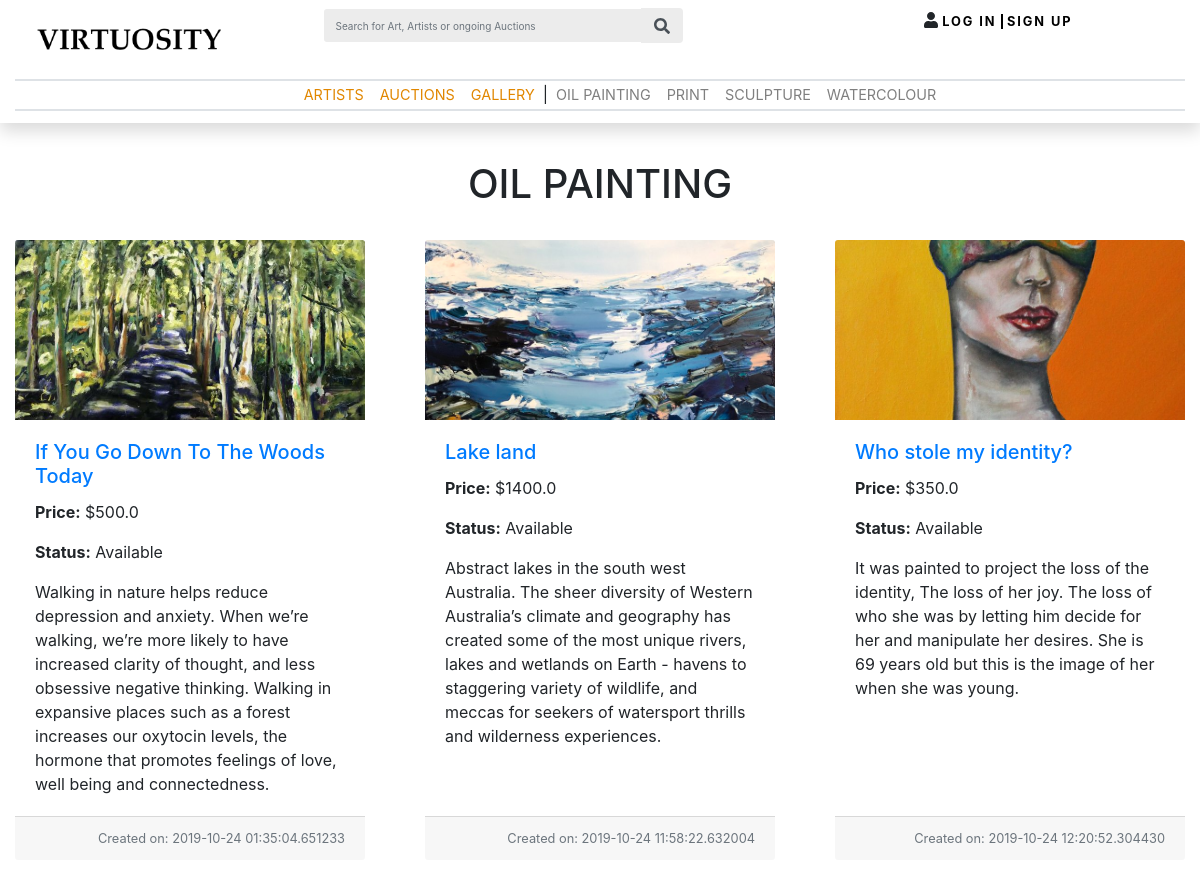
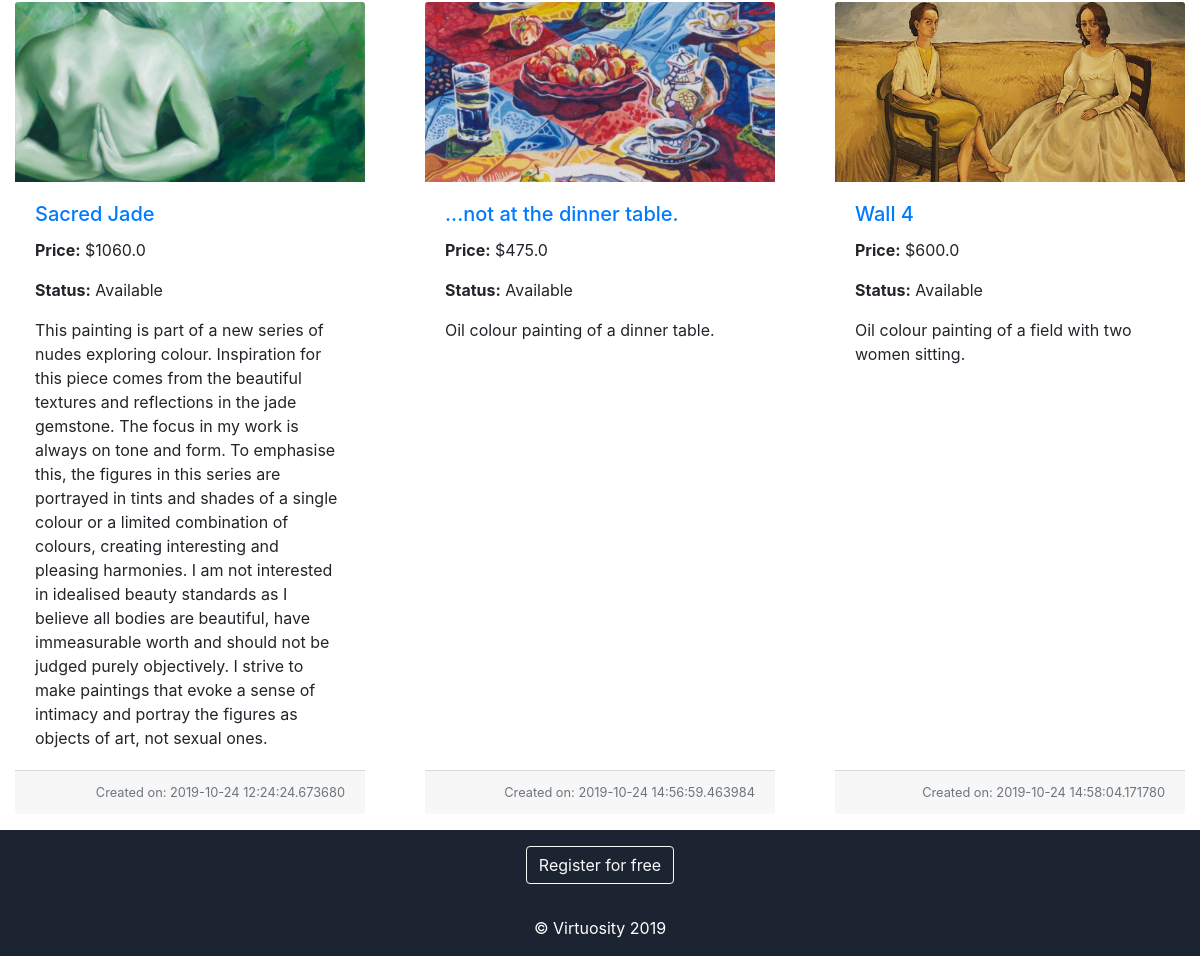
The app's page /oilpainting with its own data (2 pictures, top to bottom).
### marketplace/models.py (models this page shows)
class Artwork(db.Model, UserMixin):
    __tablename__ = 'artworks'
    id = db.Column(db.Integer, primary_key=True)
    seller_id = db.Column(db.Integer, db.ForeignKey('users.id'))
    image_address = db.Column(db.String(500), nullable = False)
    create_date = db.Column(db.DateTime, nullable = False)
    name = db.Column(db.String(1000), nullable = False)
    category = db.Column(db.String(300), nullable = False)
    description = db.Column(db.String(1000), nullable = False)
    price = db.Column(db.Float(precision=2), nullable = False)
    availability = db.Column(db.Boolean, default = True)

### marketplace/views.py (the view)
@bp.route('/oilpainting')
def oilpainting():
     artworks = Artwork.query.filter_by(category = 'Oil Painting')
     num_results = Artwork.query.filter_by(category = 'Oil Painting').count()
     return render_template("_oil_painting.html", artworks = artworks, num_results = num_results)

### marketplace/templates/_oil_painting.html (shortened to what this page needs)
{% import "bootstrap/wtf.html" as wtf %}
{% extends 'base.html' %}
{% block content %}
<head>
</head>
<div class ="text-center pb-4"><H1>OIL PAINTING</H1></div>
<div class="card-deck">
    <div class="row">
    {% for i in range(num_results) %}
    {% if i % 3 == 0 %}
    </div>
    <div class="row">
    {% endif %}
        <div class="card mb-3 col-md-4 card border-secondary">
            <img src="../static/img/{{artworks[i].image_address}}" class="card-img-top" alt="...">
            <div class="card-body">
                <h5 class="card-title"><a href="{{ url_for('main.item_details', id = artworks[i].id) }}">{{artworks[i].name}}</a></h5>
                <p class="card-text"><b>Price:</b> ${{artworks[i].price}}</p>
                {% if artworks[i].availability == True %}
                <p class="card-text"><b>Status:</b> Available</p>
                {% else %}
                <p class="card-text"><b>Status:</b> SOLD</p>
                {% endif %}
                <p class="card-text">{{artworks[i].description}}</p>
            </div>
            <div class="card-footer">
                <small class="text-muted float-right">Created on: {{artworks[i].create_date}}</small>
            </div>
        </div>
    {% endfor %}
    </div>
</div>
{% endblock %}

### marketplace/static/css/virtuosity.css (style rules this page uses)
.card { border:none; }
.card-img-top { width: 100%; height: 15vw; object-fit: cover; }
.row { margin-right: 0px; margin-left: 0px; }

### marketplace/templates/base.html (style rules this page uses)
body { padding-top: 10vh; }

### marketplace/templates/_oil_painting.html (style rules this page uses)
body { padding-top: 20vh; }

### records on screen
Artwork: image_address (picture), name "If You Go Down To The Woods Today", price "500.0", description "Walking in nature helps reduce depression and anxiety. When we’re walking, we’re more likely to have increased clarity of thought, and less obsessive negative thinking. Walking in expansive places such as a forest increases our oxytocin levels, the hormone that promotes feelings of love, well being and connectedness.", create_date "2019-10-24 01:35:04.651233"
Artwork: image_address (picture), name "Lake land", price "1400.0", description "Abstract lakes in the south west Australia. The sheer diversity of Western Australia’s climate and geography has created some of the most unique rivers, lakes and wetlands on Earth - havens to staggering variety of wildlife, and meccas for seekers of watersport thrills and wilderness experiences.", create_date "2019-10-24 11:58:22.632004"
Artwork: image_address (picture), name "Who stole my identity?", price "350.0", description "It was painted to project the loss of the identity, The loss of her joy. The loss of who she was by letting him decide for her and manipulate her desires. She is 69 years old but this is the image of her when she was young.", create_date "2019-10-24 12:20:52.304430"
Artwork: image_address (picture), name "Sacred Jade", price "1060.0", description "This painting is part of a new series of nudes exploring colour. Inspiration for this piece comes from the beautiful textures and reflections in the jade gemstone. The focus in my work is always on tone and form. To emphasise this, the figures in this series are portrayed in tints and shades of a single colour or a limited combination of colours, creating interesting and pleasing harmonies. I am not interested in idealised beauty standards as I believe all bodies are beautiful, have immeasurable worth and should not be judged purely objectively. I strive to make paintings that evoke a sense of intimacy and portray the figures as objects of art, not sexual ones.", create_date "2019-10-24 12:24:24.673680"
Artwork: image_address (picture), name "...not at the dinner table.", price "475.0", description "Oil colour painting of a dinner table.", create_date "2019-10-24 14:56:59.463984"
Artwork: image_address (picture), name "Wall 4", price "600.0", description "Oil colour painting of a field with two women sitting.", create_date "2019-10-24 14:58:04.171780"
